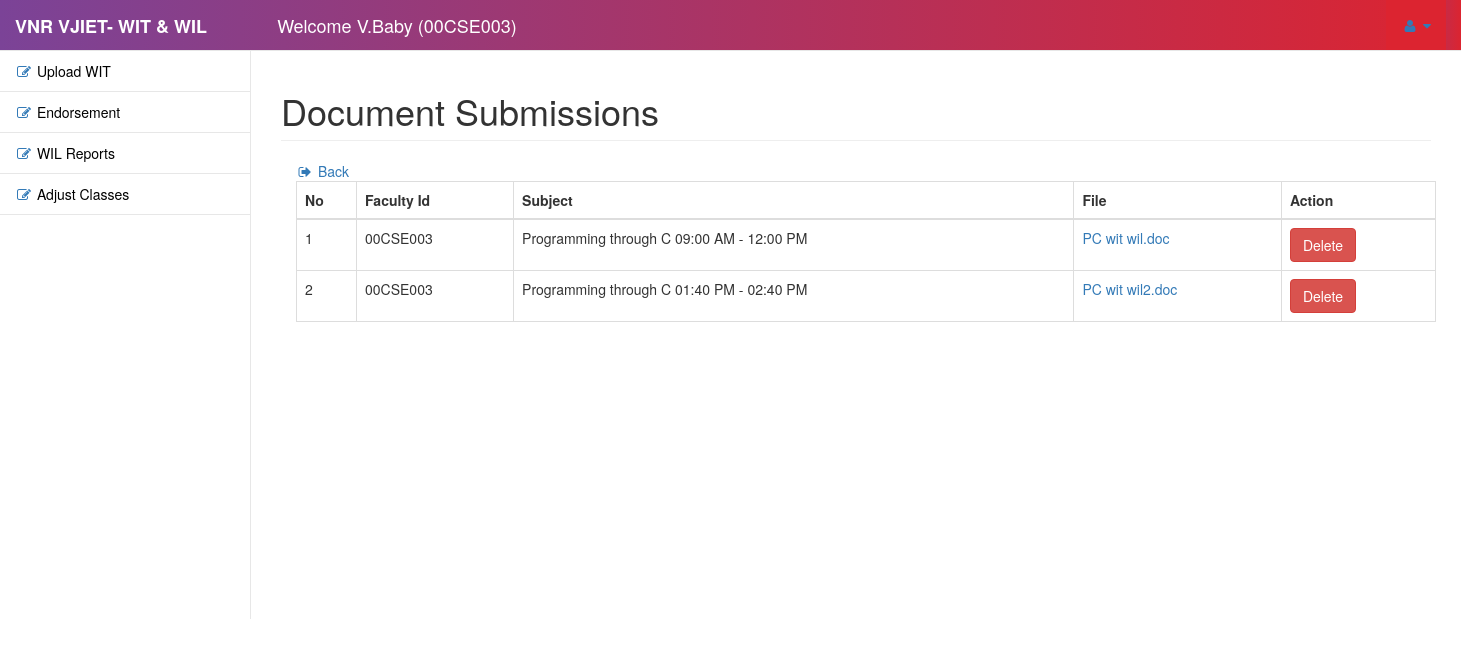
Screenshot of /facultyDashboard/pages/displaydoc.php (signed in) with the database file from the repository.
### tables this page shows
CREATE TABLE `presentation` (
  `id` int(10) NOT NULL,
  `file` longblob NOT NULL,
  `fid` varchar(50) NOT NULL,
  `subject` varchar(200) NOT NULL,
  `date` date NOT NULL
);

### facultyDashboard/pages/displaydoc.php (the view, shortened to what this page needs)
<!DOCTYPE html>
<html lang="en">
<head>
    <link href="../vendor/bootstrap/css/bootstrap.min.css" rel="stylesheet">
    <link href="../vendor/metisMenu/metisMenu.min.css" rel="stylesheet">
    <link href="../dist/css/sb-admin-2.css" rel="stylesheet">
    <link href="../vendor/morrisjs/morris.css" rel="stylesheet">
    <link href="../vendor/font-awesome/css/font-awesome.min.css" rel="stylesheet" type="text/css">
</head>
<body id="grad1">
    <div id="wrapper" ">
        <nav class="navbar navbar-default navbar-static-top" role="navigation" style="margin-bottom: 0" id="grad2">
             <a class="navbar-brand" > <strong><font color="white">VNR VJIET- WIT & WIL &nbsp; &nbsp; &nbsp;</strong></font></a>
            <a class="navbar-brand" > &nbsp;&nbsp;<font size="" color="white">Welcome <?php echo $_SESSION['user']; ?> (<?php echo $_SESSION['id']; ?>) </font>
           </a> <ul class="nav navbar-top-links navbar-right" id="grad2">
                <li class="dropdown" id="grad3">
                    <a class="dropdown-toggle" data-toggle="dropdown" href="#">
                        <i class="fa fa-user fa-fw"></i> <i class="fa fa-caret-down"></i>
                    </a>
                </li>
            </ul>
            <div class="navbar-default sidebar" role="navigation"  id="grad1">
                <div class="sidebar-nav navbar-collapse"  id="grad1">
                    <ul class="nav" id="side-menu"  id="grad1">
                        <li>
                            <a href="view_schedule.php"><i class="fa fa-edit fa-fw"></i> <font color="black">Upload WIT</a></font>
                        </li>
						<li>
                            <a href="endorsement.php"><i class="fa fa-edit fa-fw"></i> <font color="black">Endorsement</a></font>
                        </li>
                        <li>
                            <a href="student_feedback.php"><i class="fa fa-edit fa-fw"></i> <font color="black">WIL Reports</a></font>
                        </li>
						<li>
                            <a href="adjust_classes.php"><i class="fa fa-edit fa-fw"></i> <font color="black">Adjust Classes</a></font>
                        </li>
                    </ul>
                </div>
            </div>
        </nav>
        <div id="page-wrapper">
            <div class="row">
                <div class="col-lg-12">
                    <h1 class="page-header">Document Submissions</h1>
					<div class="container home">
		<a href="view_schedule.php"><i class="fa fa-sign-out fa-fw"></i> Back</a><br>
		<table class="table table-bordered" >
              <thead>
                <tr>
                  <th width="60px"> No</th>
				  <th>Faculty Id</th>
                  <th>Subject</th>
                  <th>File</th>
                  <th>Action</th>
                </tr>
              </thead>
              <tbody>
			  <?php
	$con = mysqli_connect('localhost','root','');
	mysqli_select_db($con,'login');
			    $no=1;
				$result = mysqli_query($con,"SELECT * FROM presentation where fid='".$_SESSION['id']."' ");
				while($data = mysqli_fetch_object($result) ):
			  ?>
                <tr>
				  <td><?php echo $no;?></td>
                  <td><?php echo $data->fid ?></td>
                  <td><?php echo $data->subject?></td>
				  <td><a href="uploads/<?php echo $data->file?>" target="new"><?php echo $data->file?></a></td>
				   <td> <a href="deleteById.php?id=<?php echo $data->id ?> ">
				   <button class="btn btn-danger" title="Click here to erase file."> Delete </button>
					</a>
					</td>
                </tr>
			  <?php
				$no++;
				endwhile;
			  ?>
              </tbody>
		</table>
</div>
                </div>
            </div>
            </div>
            </div>
</body>
</html>

### facultyDashboard/pages/displaydoc.php (style rules this page uses)
#grad1 { background-color: white; }
#grad2 { background: linear-gradient(to right,#7b4397 0%,#dc2430 100%); }
#grad3 { background-color:#dc2430; }

### rows the page displays
presentation: fid "00CSE003", subject "Programming through C 09:00 AM - 12:00 PM", file "PC wit wil.doc"
presentation: fid "00CSE003", subject "Programming through C 01:40 PM - 02:40 PM", file "PC wit wil2.doc"

### other values shown
$_SESSION['user'] "V.Baby"
$_SESSION['id'] "00CSE003"
